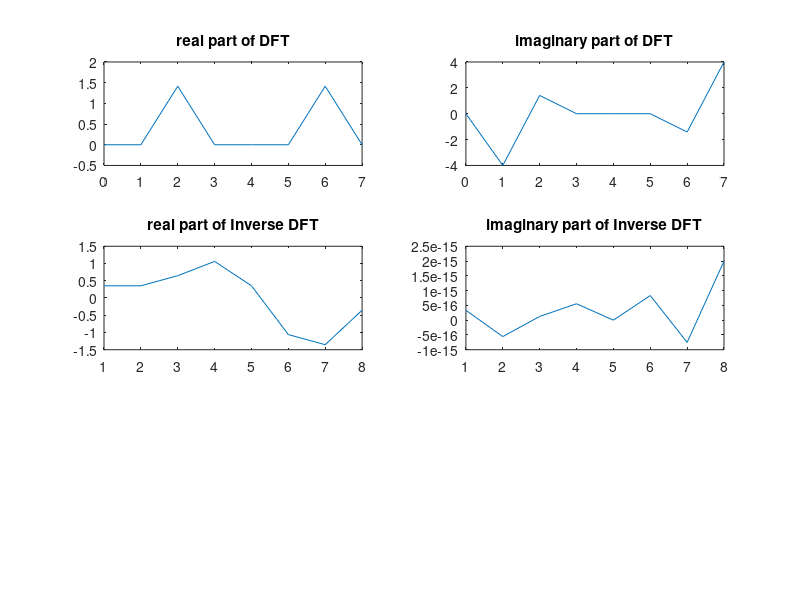

This chart was generated by the following MATLAB code:
clc;
clear all;
close all;

fs=8000;
ts=1/fs;
N=8;
n=0:N-1;
x=sin(2*pi*1000*n*ts) + 0.5*sin(2*pi*2000*n*ts + 3*pi/4);
%x = [1 2 3 4 5 6 7 8]
figure(1)
stem(n,x);
X = zeros(1,N);
for m = 1:N
    for n = 1:N
        X(m) = X(m) + x(n)*exp(-2j*pi*(n-1)*(m-1)/N);
    end
end
n = 0:N-1;
rX = real(X);
iX = imag(X);
subplot(3,2,1);
plot(n,rX);
title('real part of DFT');
subplot(3,2,2);
plot(n,iX);
title('imaginary part of DFT');
ln=length(X);
x=zeros(1,ln);

for i=1:ln
    for n=1:ln
        x(i)=x(i)+((1/ln)*X(n)*exp(2*pi*j*(i-1)*(n-1)/ln));
    end
end
subplot(3,2,3);
rx = real(x);
ix = imag(x);
plot(rx);
title('real part of Inverse DFT');
subplot(3,2,4);
plot(ix);
title('imaginary part of Inverse DFT');